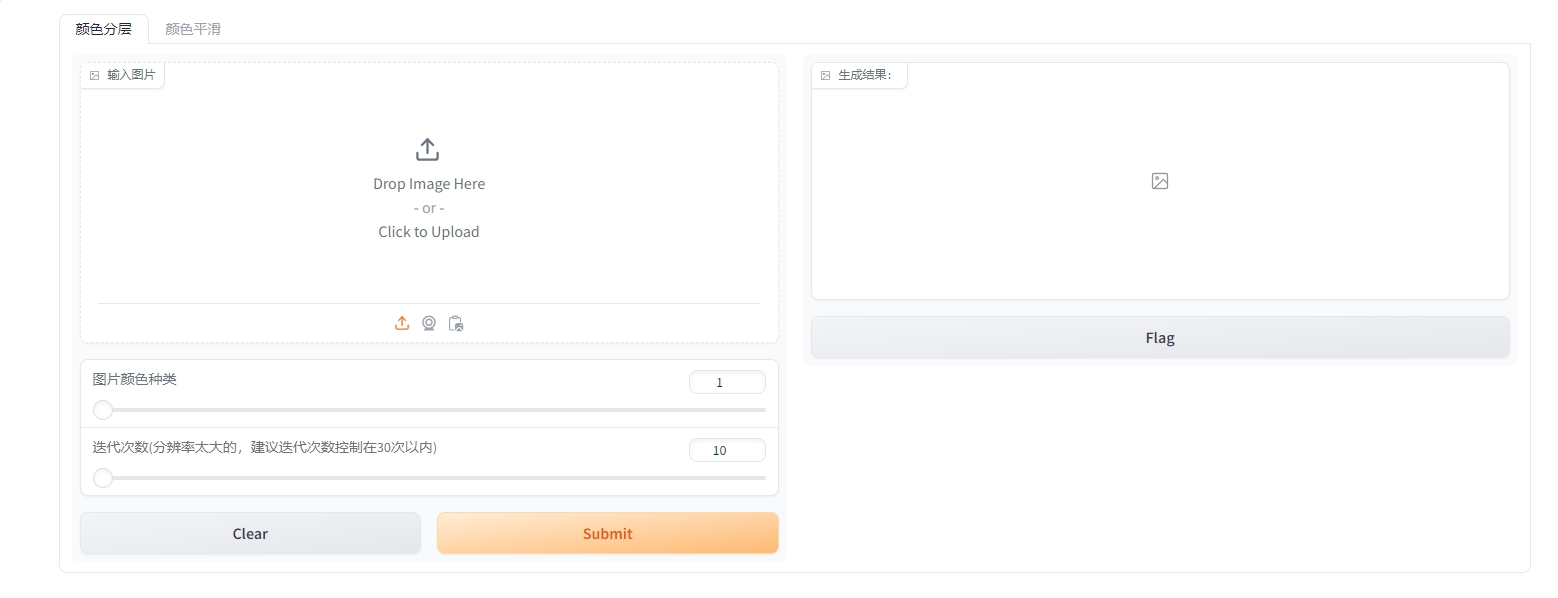
#> input picture interaction1.png, 1558 x 598 px
$ python -i color6.py   (imports and definitions only)
#> lines starting #> are read from the running program, lines starting #| are printed output that depends on the picture; after the words box and inside, x2 and y2 are one past the last pixel; in counts of white or black regions, pixels touching at a corner belong together
#> further down, picture is the input picture: shape (598, 1558, 3); mean B, G, R 251.6, 252, 252.5
import cv2
import numpy as np
import gradio as gr
import matplotlib.pyplot as plt
def quantize_colors(image, color_k=5, iter_num=10):
    '''
        args:
            image: 输入图像
            color_k: 颜色聚类中心数
            iter_num: 迭代次数
    '''
#> called with color_k = 5, iter_num = 10
    # 转换颜色空间为RGB
    image_rgb = cv2.cvtColor(image, cv2.COLOR_BGR2RGB)

    # 将图像转换为一维数组形式
    pixels = image_rgb.reshape((-1, 3))

    # 使用K均值聚类对颜色进行量化
    criteria = (cv2.TERM_CRITERIA_EPS + cv2.TERM_CRITERIA_MAX_ITER, 20, 0.001)
    print(criteria)
    _, labels, centers = cv2.kmeans(pixels.astype(np.float32), color_k, None, criteria, iter_num, cv2.KMEANS_RANDOM_CENTERS)
#> centers = [[253.2, 210.8, 164.2], [170.5, 172.2, 175.8], [116.1, 111.7, 112.8], [255.4, 255.5, 255.8], [234.9, 235.7, 238.7]]

    # 统计每个颜色的出现次数
    counts = np.bincount(labels.flatten())
#> counts = [13928, 2495, 2390, 847650, 65221]
    # print(counts)
    # 找到出现次数最多的颜色的索引
    # most_common_color_label = np.argmax(counts)
    mask_list = []
    for idx,color in enumerate(counts):
        # 创建蒙版
        mask = np.zeros_like(labels, dtype=np.uint8)
        mask[labels == idx] = 255


        # 将蒙版形状改变为图像形状
        mask = mask.reshape(image.shape[:2])
        mask_list.append(mask)
        cv2.imwrite(f'mask{idx}.png', mask)

        # 取反蒙版
        inverted_mask = cv2.bitwise_not(mask)
        cv2.imwrite(f'inverted_mask{idx}.png', inverted_mask)
        # 将取反后的蒙版应用于原始图像
        result = cv2.bitwise_and(image, image, mask=inverted_mask)

        # 将蒙版之外的部分设为255（白色）
        result[np.where(inverted_mask != 0)] = 255
        result[np.where(inverted_mask == 0)] = image.copy()[np.where(inverted_mask == 0)]
        cv2.imwrite(f'result_image{idx}.png', result)
#> this loop made 5 passes
#> color on passes 1 to 5: 13928, 2495, 2390, 847650, 65221
#> pass 1, in quantize_colors, `mask = mask.reshape(image.shape[:2])`:
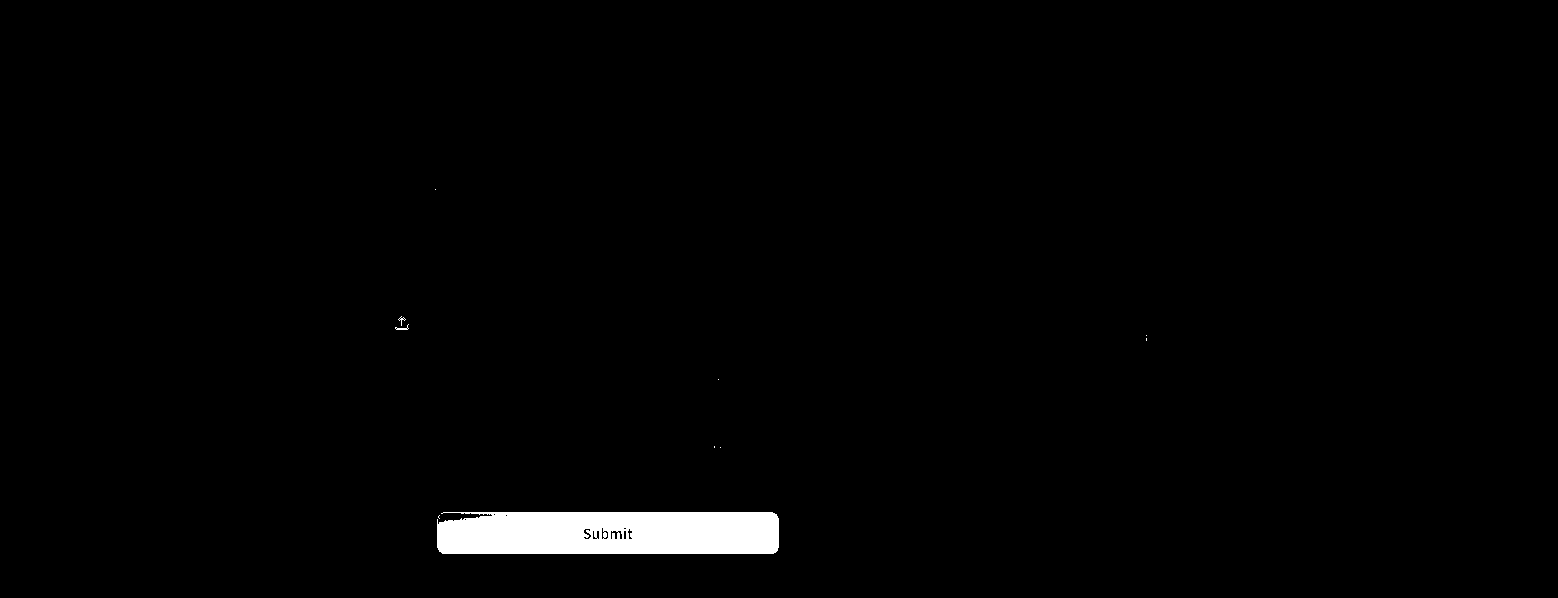
#> mask: shape (598, 1558); 1.5% white; 10 white regions (7 under 20 px), largest, box (x1, y1, x2, y2) and area: (437, 512, 779, 554) 13864, (395, 324, 409, 330) 30, (398, 316, 406, 326) 21
#> pass 1, in quantize_colors, `cv2.imwrite(f'result_image{idx}.png', result)`:
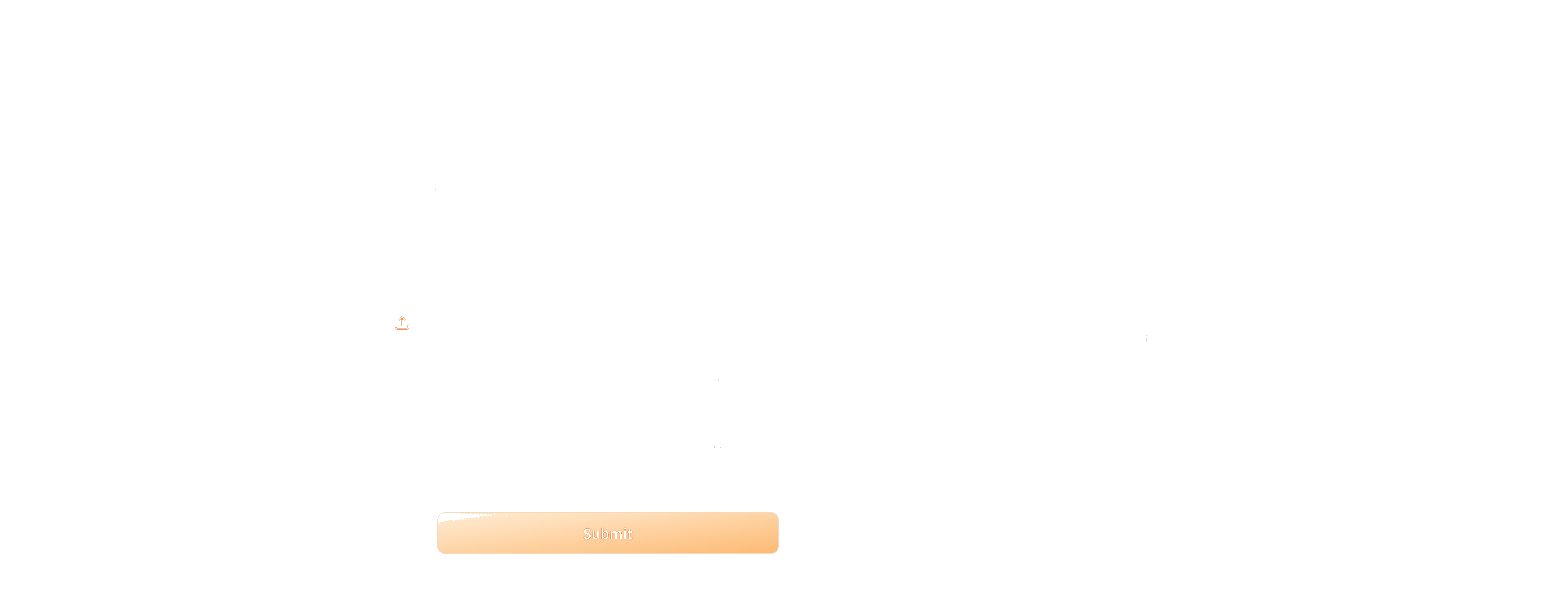
#> saved as result_image0.png: shape (598, 1558, 3); mean B, G, R 253.6, 254.3, 255
#> after the loop:
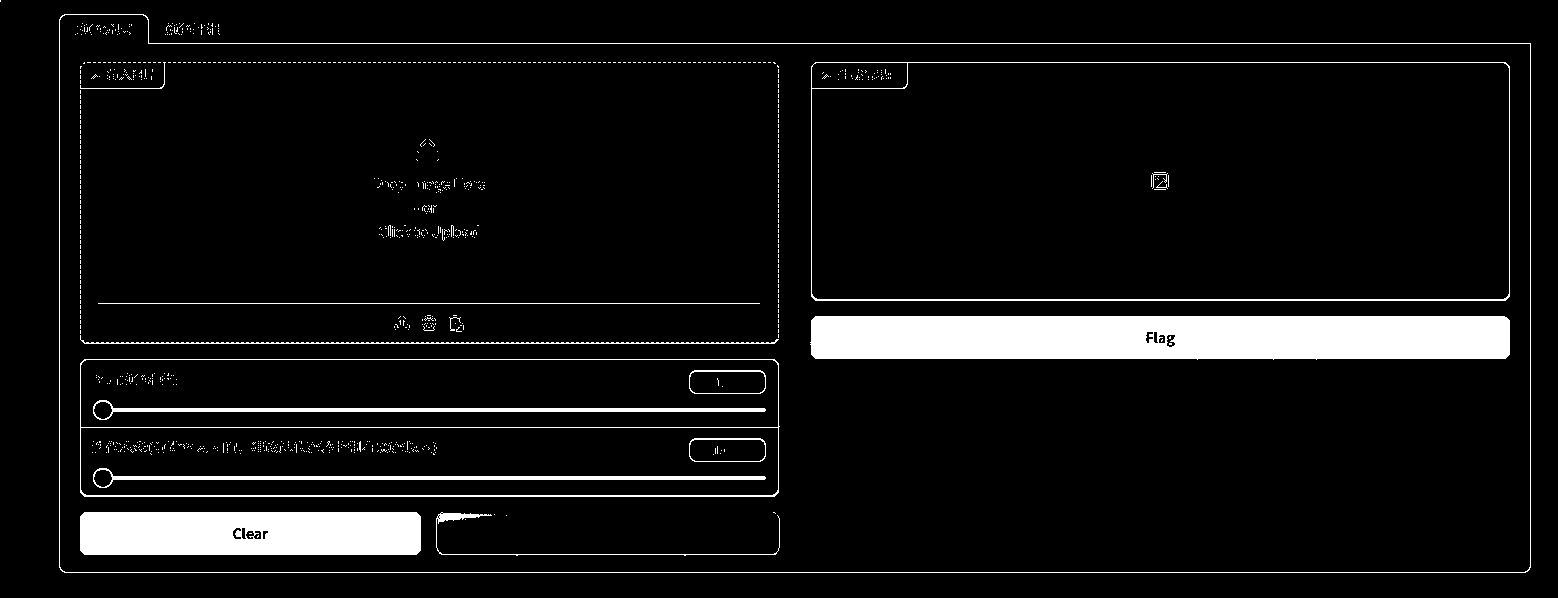
#> mask: shape (598, 1558); 7% white; 957 white regions (939 under 20 px), largest, box (x1, y1, x2, y2) and area: (810, 316, 1510, 360) 29832, (80, 512, 421, 555) 14434, (59, 14, 1531, 573) 4058
#> after the loop:
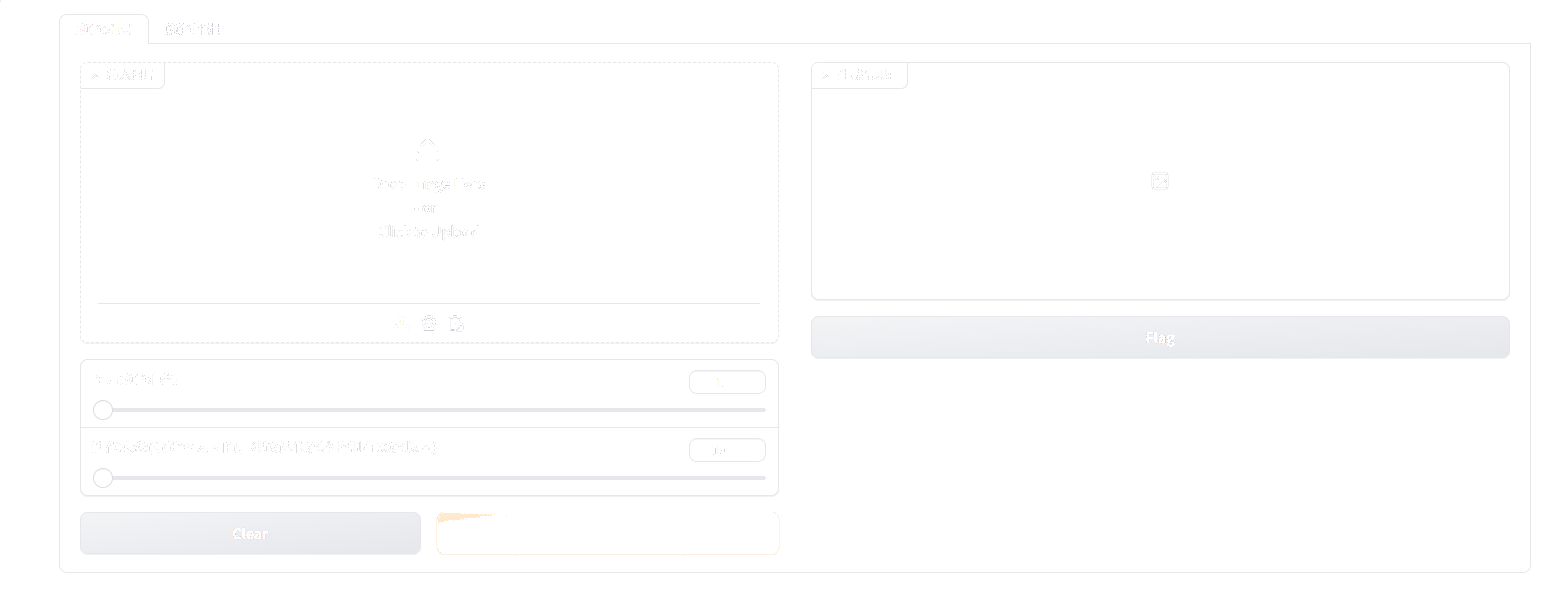
#> result: shape (598, 1558, 3); mean B, G, R 253.9, 253.6, 253.6
#> after the loop, mask_list = 5 items
    # 返回出现次数最多的颜色的蒙版
    return mask_list

# [1 line not run here, left out]

>>> import cv2
>>> picture = cv2.imread('interaction1.png')
>>> result = quantize_colors(picture)
#> result = 5 items

$ run again, on interaction2.png
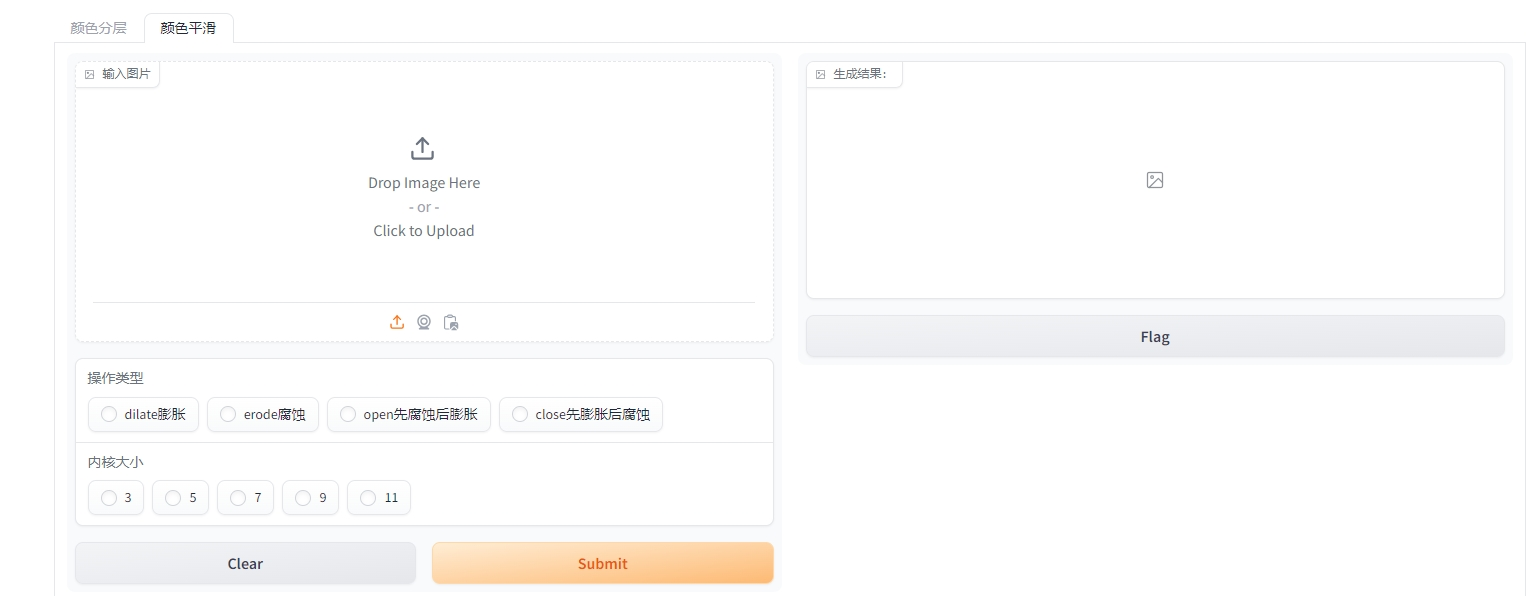
#> input picture interaction2.png, 1532 x 596 px
#> picture is the input picture: shape (596, 1532, 3); mean B, G, R 251.5, 251.9, 252.4
#> centers = [[235, 235.8, 238.8], [251.6, 210.2, 164.8], [145.5, 142.7, 144.3], [255.4, 255.4, 255.7], [60.58, 60.32, 70.07]]
#> counts = [61481, 14333, 3410, 832688, 1160]
#> the loop in quantize_colors, `for idx,color in enumerate(counts):` made 5 passes
#> color on passes 1 to 5: 61481, 14333, 3410, 832688, 1160
#> pass 1, in quantize_colors, `mask = mask.reshape(image.shape[:2])`:
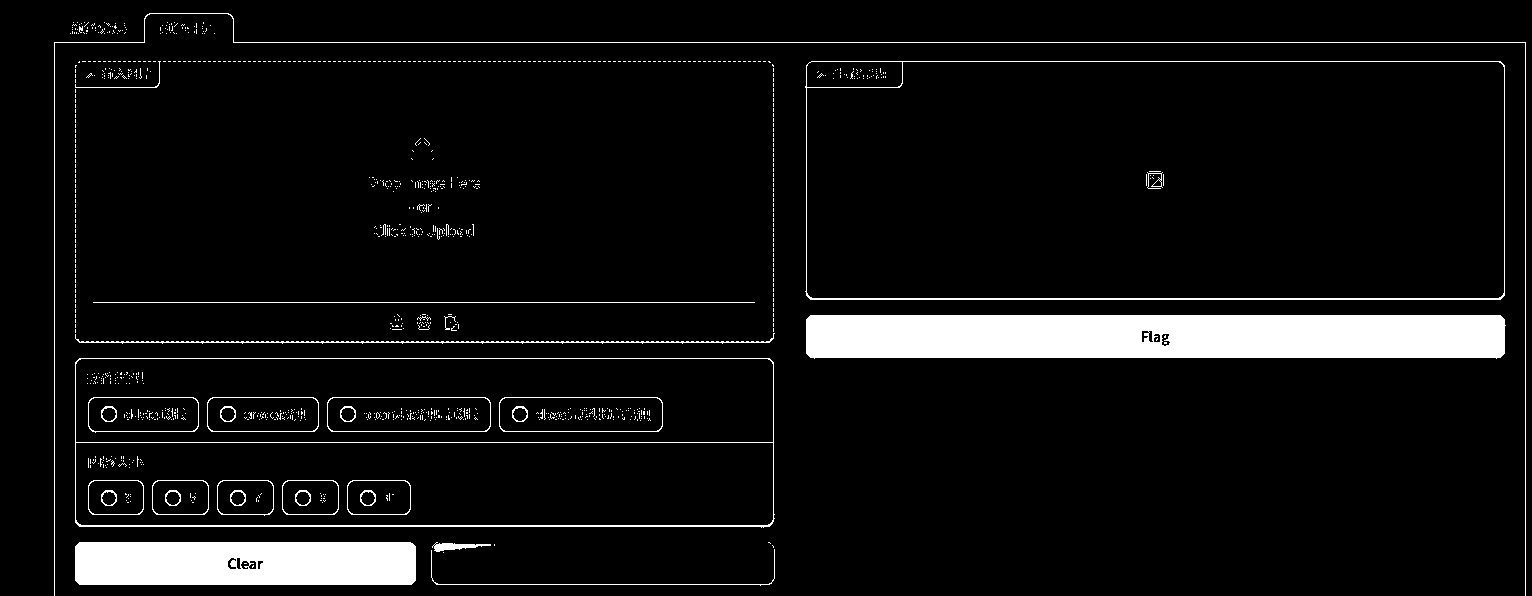
#> mask: shape (596, 1532); 6.7% white; 1047 white regions (1014 under 20 px), largest, box (x1, y1, x2, y2) and area: (806, 315, 1506, 359) 29843, (75, 542, 416, 585) 14436, (75, 358, 775, 528) 3137
#> after the loop in quantize_colors, `for idx,color in enumerate(counts):`:
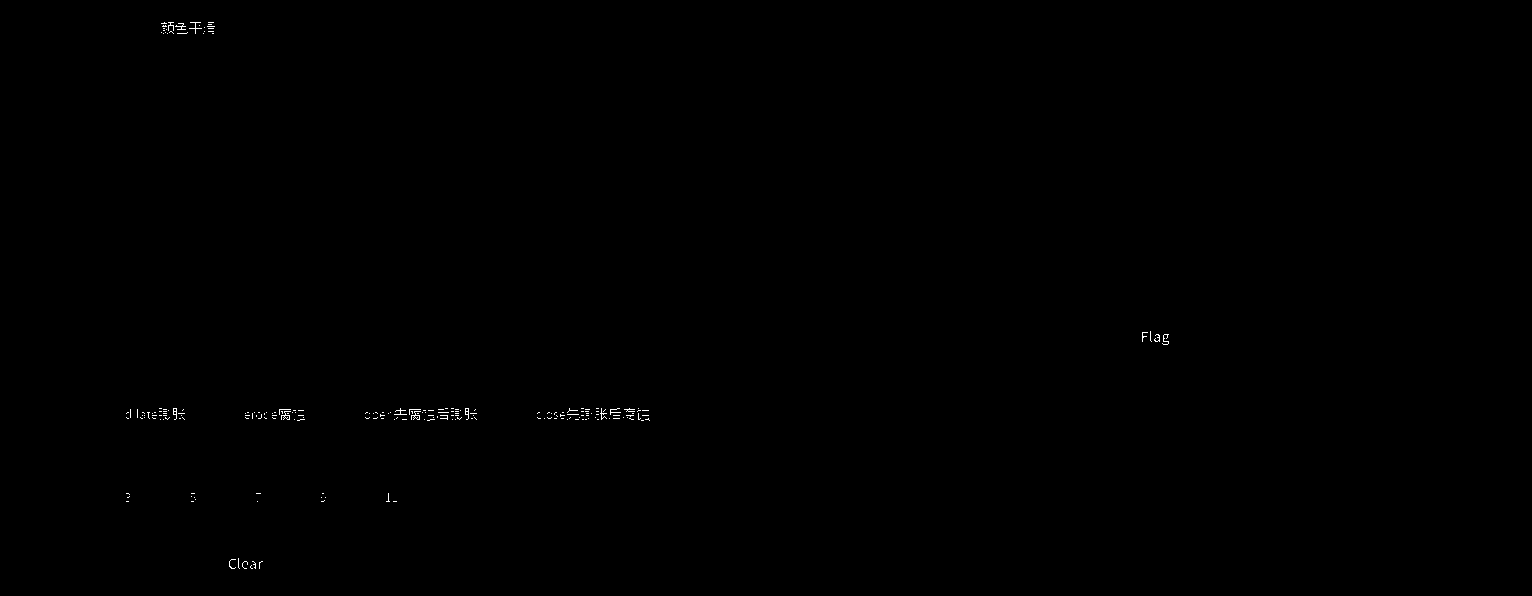
#> mask: shape (596, 1532); 0.13% white in thin lines or dots, all inside (x1, y1, x2, y2) = (126, 22, 1169, 569)
#> after the loop in quantize_colors, `for idx,color in enumerate(counts):`: mask_list = 5 items
